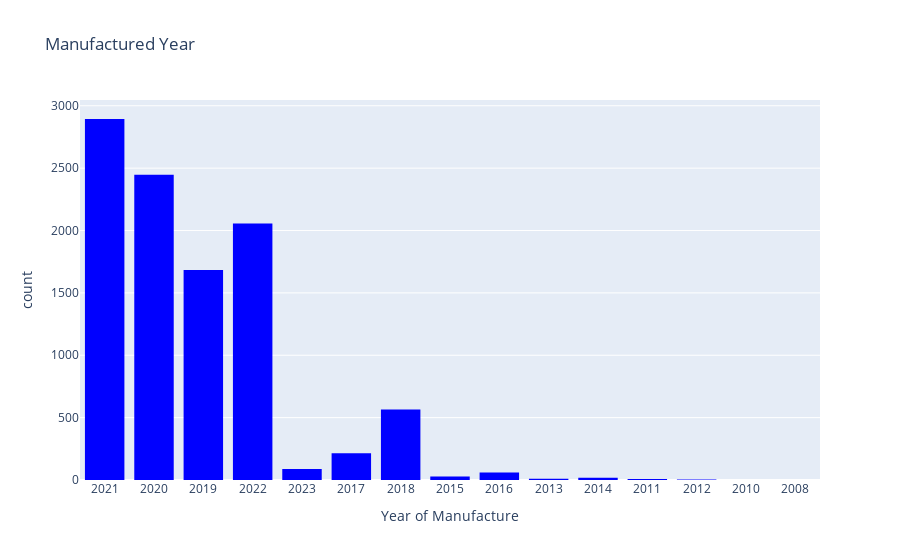

Here is the notebook cell this chart was saved with:
### Code cell
fig = px.histogram(df, x = "Make Year", labels= {"Make Year": "Year of Manufacture"}, title= "Manufactured Year", color_discrete_sequence= ["blue"])

fig.show()

### Figure 1 — Plotly figure (JSON) as saved in the notebook; plotly's stock layout.template omitted (floating-point values rounded to 4 significant figures; data arrays with more than 128 entries replaced by an {"elided": "..."} marker saying what was removed)
{"data": [{"alignmentgroup": "True", "bingroup": "x", "hovertemplate": "Year of Manufacture=%{x}<br>count=%{y}<extra></extra>", "legendgroup": "", "marker": {"color": "blue", "pattern": {"shape": ""}}, "name": "", "offsetgroup": "", "orientation": "v", "showlegend": false, "type": "histogram", "x": {"elided": "10083 str values"}, "xaxis": "x", "yaxis": "y"}], "layout": {"barmode": "relative", "legend": {"tracegroupgap": 0}, "title": {"text": "Manufactured Year"}, "xaxis": {"anchor": "y", "domain": [0, 1], "title": {"text": "Year of Manufacture"}}, "yaxis": {"anchor": "x", "domain": [0, 1], "title": {"text": "count"}}}}
